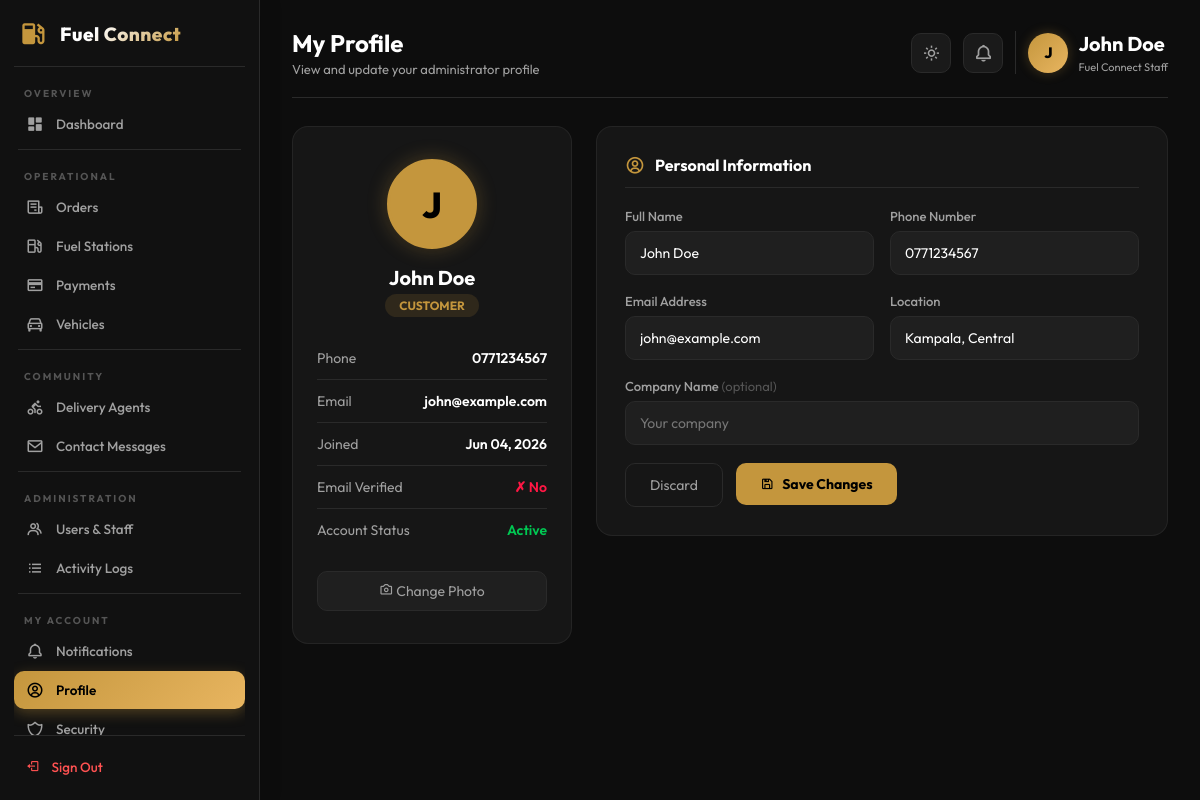
Screenshot of /dashboard/profile/ (signed in) with the database file from the repository.
### core/models.py (models this page shows, shortened)
class User(AbstractUser):
    username = None
    phone_number = models.CharField(max_length=30, unique=True)
    full_name = models.CharField(max_length=150)
    email = models.EmailField(unique=True, blank=True, null=True)
    company_name = models.CharField(max_length=150, blank=True, null=True)
    fleet_size = models.IntegerField(default=0)
    is_email_verified = models.BooleanField(default=False)
    auth_provider = models.CharField(max_length=50, default='email')
    user_type = models.CharField(max_length=20, default='customer') # customer, driver, admin
    location = models.CharField(max_length=255, blank=True, null=True)
    vehicle_type = models.CharField(max_length=100, blank=True, null=True)
    vehicle_number = models.CharField(max_length=50, blank=True, null=True)
    license_number = models.CharField(max_length=100, blank=True, null=True)
    objects = CustomUserManager()
    USERNAME_FIELD = 'phone_number'
    REQUIRED_FIELDS = ['full_name']

### core/views_dashboard.py (the view)
# urls.py: path('dashboard/profile/',       DashboardProfileView.as_view(),      name='dashboard_profile'),
class DashboardProfileView(DashboardContextMixin, LoginRequiredMixin, TemplateView):
    template_name = 'dashboard/profile.html'
    def get_context_data(self, **kwargs):
        context = super().get_context_data(**kwargs)
        context['active_page'] = 'profile'
        return context

### core/views_dashboard.py (called while the page is built)
    def get_context_data(self, **kwargs):
        context = super().get_context_data(**kwargs)
        context['unread_notifications_count'] = Notification.objects.filter(is_read=False).count()
        if self.request.user.is_authenticated:
            context['admin_name'] = self.request.user.full_name or self.request.user.phone_number
            context['admin_initial'] = (self.request.user.full_name or 'A')[0].upper()
        return context

### core/templates/dashboard/profile.html (shortened to what this page needs)
{% extends 'dashboard/base.html' %}
{% block header_title %}My Profile{% endblock %}
{% block header_subtitle %}View and update your administrator profile{% endblock %}
{% block content %}
<div class="profile-grid fade-in">
    <div class="profile-card">
        <div class="profile-avatar-lg" id="avatar-initials">
            {{ request.user.full_name|slice:":1"|upper }}
        </div>
        <div class="profile-name">{{ request.user.full_name }}</div>
        <div class="profile-role-badge">
            {% if request.user.is_superuser %}SUPERADMIN{% elif request.user.is_staff %}STAFF{% else %}{{ request.user.user_type|upper }}{% endif %}
        </div>
        <div>
            <div class="profile-stat">
                <span>Phone</span>
                <span>{{ request.user.phone_number }}</span>
            </div>
            <div class="profile-stat">
                <span>Email</span>
                <span>{{ request.user.email|default:"—" }}</span>
            </div>
            <div class="profile-stat">
                <span>Joined</span>
                <span>{{ request.user.date_joined|date:"M d, Y" }}</span>
            </div>
            <div class="profile-stat">
                <span>Email Verified</span>
                <span style="color:{% if request.user.is_email_verified %}var(--success-color){% else %}var(--danger-color){% endif %}">
                    {% if request.user.is_email_verified %}✓ Yes{% else %}✗ No{% endif %}
                </span>
            </div>
            <div class="profile-stat">
                <span>Account Status</span>
                <span style="color:{% if request.user.is_active %}var(--success-color){% else %}var(--danger-color){% endif %}">
                    {% if request.user.is_active %}Active{% else %}Inactive{% endif %}
                </span>
            </div>
        </div>
        <button style="width:100%;margin-top:20px;padding:10px;border-radius:10px;border:1px solid var(--border-color);background:rgba(255,255,255,0.04);color:var(--text-secondary);font-family:'Outfit',sans-serif;font-size:14px;cursor:pointer;transition:all 0.2s;" onmouseover="this.style.borderColor='var(--accent-color)'" onmouseout="this.style.borderColor='var(--border-color)'">
            <i class='bx bx-camera'></i> Change Photo
        </button>
    </div>
    <div>
        <div class="form-section">
            <div class="form-section-title">
                <i class='bx bx-user-circle' style="color:var(--accent-color);font-size:20px;"></i>
                Personal Information
            </div>
            <form method="post" action="#">
                <div class="form-row">
                    <div class="form-group">
                        <label>Full Name</label>
                        <input type="text" name="full_name" value="{{ request.user.full_name }}">
                    </div>
                    <div class="form-group">
                        <label>Phone Number</label>
                        <input type="text" name="phone_number" value="{{ request.user.phone_number }}" read-only>
                    </div>
                </div>
                <div class="form-row">
                    <div class="form-group">
                        <label>Email Address</label>
                        <input type="email" name="email" value="{{ request.user.email|default:'' }}" placeholder="your@email.com">
                    </div>
                    <div class="form-group">
                        <label>Location</label>
                        <input type="text" name="location" value="{{ request.user.location|default:'' }}" placeholder="City, Country">
                    </div>
                </div>
                <div class="form-group">
                    <label>Company Name <span style="color:var(--text-muted);font-weight:400;">(optional)</span></label>
                    <input type="text" name="company_name" value="{{ request.user.company_name|default:'' }}" placeholder="Your company">
                </div>
                <div style="margin-top:8px;">
                    <button type="reset" class="btn-cancel">Discard</button>
                    <button type="submit" class="btn-save"><i class='bx bx-save'></i> Save Changes</button>
                </div>
            </form>
        </div>
    </div>
</div>
{% endblock %}

### core/templates/dashboard/base.html (shortened to what this page needs)
<!DOCTYPE html>
<html lang="en" data-theme="dark">
<head>
    <link href="https://unpkg.com/boxicons@2.1.4/css/boxicons.min.css" rel="stylesheet">
</head>
<body>
    <div class="sidebar">
        <div class="sidebar-logo">
            <i class='bx bxs-gas-pump'></i>
            <span>Fuel Connect</span>
        </div>
        <nav class="sidebar-nav">
            <span class="sidebar-group-label">Overview</span>
            <ul class="sidebar-menu">
                <li class="sidebar-menu-item {% if active_page == 'dashboard' %}active{% endif %}">
                    <a href="{% url 'dashboard_home' %}">
                        <i class='bx bxs-dashboard'></i>
                        <span>Dashboard</span>
                    </a>
                </li>
            </ul>
            <div class="sidebar-divider"></div>
            <span class="sidebar-group-label">Operational</span>
            <ul class="sidebar-menu">
                <li class="sidebar-menu-item {% if active_page == 'orders' %}active{% endif %}">
                    <a href="{% url 'dashboard_orders' %}">
                        <i class='bx bx-receipt'></i>
                        <span>Orders</span>
                    </a>
                </li>
                <li class="sidebar-menu-item {% if active_page == 'stations' %}active{% endif %}">
                    <a href="{% url 'dashboard_stations' %}">
                        <i class='bx bx-gas-pump'></i>
                        <span>Fuel Stations</span>
                    </a>
                </li>
                <li class="sidebar-menu-item {% if active_page == 'payments' %}active{% endif %}">
                    <a href="{% url 'dashboard_payments' %}">
                        <i class='bx bx-credit-card'></i>
                        <span>Payments</span>
                    </a>
                </li>
                <li class="sidebar-menu-item {% if active_page == 'vehicles' %}active{% endif %}">
                    <a href="{% url 'dashboard_vehicles' %}">
                        <i class='bx bx-car'></i>
                        <span>Vehicles</span>
                    </a>
                </li>
            </ul>
            <div class="sidebar-divider"></div>
            <span class="sidebar-group-label">Community</span>
            <ul class="sidebar-menu">
                <li class="sidebar-menu-item {% if active_page == 'delivery_agents' %}active{% endif %}">
                    <a href="{% url 'dashboard_delivery_agents' %}">
                        <i class='bx bx-cycling'></i>
                        <span>Delivery Agents</span>
                    </a>
                </li>
                <li class="sidebar-menu-item {% if active_page == 'contact_messages' %}active{% endif %}">
                    <a href="{% url 'dashboard_contact_messages' %}">
                        <i class='bx bx-envelope'></i>
                        <span>Contact Messages</span>
                    </a>
                </li>
            </ul>
            <div class="sidebar-divider"></div>
            <span class="sidebar-group-label">Administration</span>
            <ul class="sidebar-menu">
                <li class="sidebar-menu-item {% if active_page == 'users' %}active{% endif %}">
                    <a href="{% url 'dashboard_users' %}">
                        <i class='bx bx-group'></i>
                        <span>Users &amp; Staff</span>
                    </a>
                </li>
                <li class="sidebar-menu-item {% if active_page == 'activity_logs' %}active{% endif %}">
                    <a href="{% url 'dashboard_activity_logs' %}">
                        <i class='bx bx-list-ul'></i>
                        <span>Activity Logs</span>
                    </a>
                </li>
            </ul>
            <div class="sidebar-divider"></div>
            <span class="sidebar-group-label">My Account</span>
            <ul class="sidebar-menu">
                <li class="sidebar-menu-item {% if active_page == 'notifications' %}active{% endif %}">
                    <a href="{% url 'dashboard_notifications' %}">
                        <i class='bx bx-bell'></i>
                        <span>Notifications</span>
                    </a>
                </li>
                <li class="sidebar-menu-item {% if active_page == 'profile' %}active{% endif %}">
                    <a href="{% url 'dashboard_profile' %}">
                        <i class='bx bx-user-circle'></i>
                        <span>Profile</span>
                    </a>
                </li>
                <li class="sidebar-menu-item {% if active_page == 'security' %}active{% endif %}">
                    <a href="{% url 'dashboard_security' %}">
                        <i class='bx bx-shield-alt-2'></i>
                        <span>Security</span>
                    </a>
                </li>
            </ul>
        </nav>
        <div class="sidebar-footer">
            <div class="sidebar-footer-item" onclick="location.href='{% url 'dashboard_logout' %}'">
                <i class='bx bx-log-out'></i>
                <span>Sign Out</span>
            </div>
        </div>
    </div>
    <div class="main-content">
        <div class="header">
            <div class="header-title">
                <h1>{% block header_title %}Overview{% endblock %}</h1>
                <p>{% block header_subtitle %}Real-time insights and stats{% endblock %}</p>
            </div>
            <div class="header-actions">
                <button class="theme-toggle-btn" id="theme-toggle" title="Toggle Theme" onclick="toggleTheme()">
                    <i class='bx bx-sun' id="theme-icon"></i>
                </button>
                <a href="{% url 'dashboard_notifications' %}" class="notif-btn" title="Notifications">
                    <i class='bx bx-bell'></i>
                </a>
                <div class="header-profile">
                    <div class="profile-avatar">{{ admin_initial|default:"A" }}</div>
                    <div class="profile-info">
                        <span class="profile-name">{{ admin_name|default:"Administrator" }}</span>
                        <span class="profile-role">Fuel Connect Staff</span>
                    </div>
                </div>
            </div>
        </div>
        {% block content %}{% endblock %}
    </div>
</body>
</html>

### core/templates/dashboard/profile.html (style rules this page uses)
.profile-grid { display:grid;grid-template-columns:280px 1fr;gap:24px;align-items:start; }
.profile-card { background:var(--glass-bg);border:1px solid var(--glass-border);border-radius:16px;padding:32px 24px;text-align:center; }
.profile-avatar-lg { width:90px;height:90px;border-radius:50%;background:var(--accent-color);color:#000;display:flex;align-items:center;justify-content:center;font-size:36px;font-weight:800;margin:0 auto 16px;border:3px solid var(--accent-color);box-shadow:0 0 20px rgba(196,150,61,0.3); }
.profile-name { font-size:20px;font-weight:700;margin-bottom:4px; }
.profile-role-badge { display:inline-block;padding:4px 14px;border-radius:20px;font-size:12px;font-weight:700;background:rgba(196,150,61,0.15);color:var(--accent-color);margin-bottom:20px; }
.profile-stat { display:flex;justify-content:space-between;padding:12px 0;border-bottom:1px solid var(--border-color);font-size:14px; }
.profile-stat:last-child { border-bottom:none; }
.profile-stat span:first-child { color:var(--text-secondary); }
.profile-stat span:last-child { font-weight:600; }
.form-section { background:var(--glass-bg);border:1px solid var(--glass-border);border-radius:16px;padding:28px; }
.form-section-title { font-size:16px;font-weight:700;margin-bottom:20px;padding-bottom:12px;border-bottom:1px solid var(--border-color);display:flex;align-items:center;gap:10px; }
.form-row { display:grid;grid-template-columns:1fr 1fr;gap:16px; }
.form-group { margin-bottom:18px; }
.form-group label { display:block;font-size:13px;color:var(--text-secondary);margin-bottom:7px;font-weight:500; }
.form-group input,.form-group select { width:100%;background:rgba(255,255,255,0.04);border:1px solid var(--border-color);border-radius:10px;padding:12px 14px;color:var(--text-primary);font-family:'Outfit',sans-serif;font-size:14px;outline:none;transition:border-color 0.2s; }
.btn-save { display:inline-flex;align-items:center;gap:8px;background:var(--accent-color);color:#000;border:none;border-radius:10px;padding:12px 24px;font-family:'Outfit',sans-serif;font-size:14px;font-weight:700;cursor:pointer;transition:all 0.2s; }
.btn-cancel { display:inline-flex;align-items:center;gap:8px;background:transparent;color:var(--text-secondary);border:1px solid var(--border-color);border-radius:10px;padding:12px 24px;font-family:'Outfit',sans-serif;font-size:14px;cursor:pointer;transition:all 0.2s;margin-right:10px; }

### rows the page displays
User: full_name "John Doe", user.full_name "J", user.full_name "John Doe", user.user_type "CUSTOMER", user.phone_number "0771234567", user.email "john@example.com", user.date_joined "Jun 04, 2026", phone_number "0771234567", email "john@example.com", location "Kampala, Central"

### other values shown
{{ admin_initial|default:"A" }} "J"
